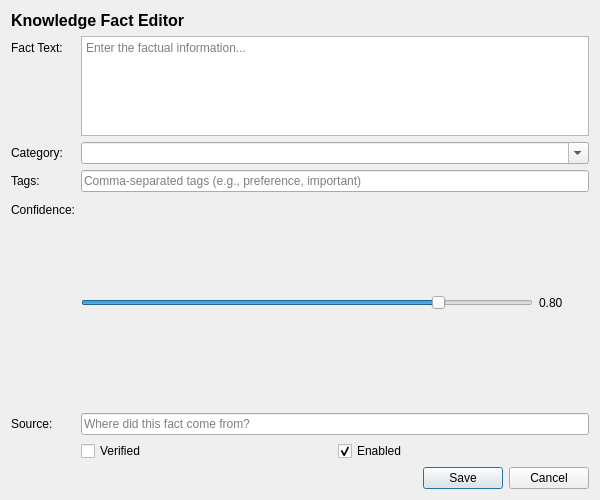
<?xml version="1.0" encoding="UTF-8"?>
<ui version="4.0">
 <class>knowledge_editor</class>
 <widget class="QDialog" name="knowledge_editor">
  <property name="geometry">
   <rect>
    <x>0</x>
    <y>0</y>
    <width>600</width>
    <height>500</height>
   </rect>
  </property>
  <property name="windowTitle">
   <string>Knowledge Editor</string>
  </property>
  <layout class="QVBoxLayout" name="verticalLayout">
   <item>
    <widget class="QLabel" name="title_label">
     <property name="text">
      <string>Knowledge Fact Editor</string>
     </property>
     <property name="styleSheet">
      <string>font-size: 16px; font-weight: bold;</string>
     </property>
    </widget>
   </item>
   <item>
    <layout class="QFormLayout" name="formLayout">
     <item row="0" column="0">
      <widget class="QLabel" name="text_label">
       <property name="text">
        <string>Fact Text:</string>
       </property>
      </widget>
     </item>
     <item row="0" column="1">
      <widget class="QTextEdit" name="text_input">
       <property name="maximumSize">
        <size>
         <width>16777215</width>
         <height>100</height>
        </size>
       </property>
       <property name="placeholderText">
        <string>Enter the factual information...</string>
       </property>
      </widget>
     </item>
     <item row="1" column="0">
      <widget class="QLabel" name="category_label">
       <property name="text">
        <string>Category:</string>
       </property>
      </widget>
     </item>
     <item row="1" column="1">
      <widget class="QComboBox" name="category_input">
       <property name="editable">
        <bool>true</bool>
       </property>
      </widget>
     </item>
     <item row="2" column="0">
      <widget class="QLabel" name="tags_label">
       <property name="text">
        <string>Tags:</string>
       </property>
      </widget>
     </item>
     <item row="2" column="1">
      <widget class="QLineEdit" name="tags_input">
       <property name="placeholderText">
        <string>Comma-separated tags (e.g., preference, important)</string>
       </property>
      </widget>
     </item>
     <item row="3" column="0">
      <widget class="QLabel" name="confidence_label">
       <property name="text">
        <string>Confidence:</string>
       </property>
      </widget>
     </item>
     <item row="3" column="1">
      <layout class="QHBoxLayout" name="confidence_layout">
       <item>
        <widget class="QSlider" name="confidence_slider">
         <property name="minimum">
          <number>0</number>
         </property>
         <property name="maximum">
          <number>100</number>
         </property>
         <property name="value">
          <number>80</number>
         </property>
         <property name="orientation">
          <enum>Qt::Horizontal</enum>
         </property>
        </widget>
       </item>
       <item>
        <widget class="QLabel" name="confidence_value_label">
         <property name="text">
          <string>0.80</string>
         </property>
         <property name="minimumSize">
          <size>
           <width>50</width>
           <height>0</height>
          </size>
         </property>
        </widget>
       </item>
      </layout>
     </item>
     <item row="4" column="0">
      <widget class="QLabel" name="source_label">
       <property name="text">
        <string>Source:</string>
       </property>
      </widget>
     </item>
     <item row="4" column="1">
      <widget class="QLineEdit" name="source_input">
       <property name="placeholderText">
        <string>Where did this fact come from?</string>
       </property>
      </widget>
     </item>
     <item row="5" column="1">
      <layout class="QHBoxLayout" name="checkboxes_layout">
       <item>
        <widget class="QCheckBox" name="verified_checkbox">
         <property name="text">
          <string>Verified</string>
         </property>
        </widget>
       </item>
       <item>
        <widget class="QCheckBox" name="enabled_checkbox">
         <property name="text">
          <string>Enabled</string>
         </property>
         <property name="checked">
          <bool>true</bool>
         </property>
        </widget>
       </item>
      </layout>
     </item>
    </layout>
   </item>
   <item>
    <widget class="QDialogButtonBox" name="buttonBox">
     <property name="standardButtons">
      <set>QDialogButtonBox::Cancel|QDialogButtonBox::Save</set>
     </property>
    </widget>
   </item>
  </layout>
 </widget>
 <resources/>
 <connections>
  <connection>
   <sender>buttonBox</sender>
   <signal>accepted()</signal>
   <receiver>knowledge_editor</receiver>
   <slot>accept()</slot>
  </connection>
  <connection>
   <sender>buttonBox</sender>
   <signal>rejected()</signal>
   <receiver>knowledge_editor</receiver>
   <slot>reject()</slot>
  </connection>
  <connection>
   <sender>confidence_slider</sender>
   <signal>valueChanged(int)</signal>
   <receiver>knowledge_editor</receiver>
   <slot>on_confidence_changed(int)</slot>
  </connection>
 </connections>
 <slots>
  <slot>on_confidence_changed(int)</slot>
 </slots>
</ui>
